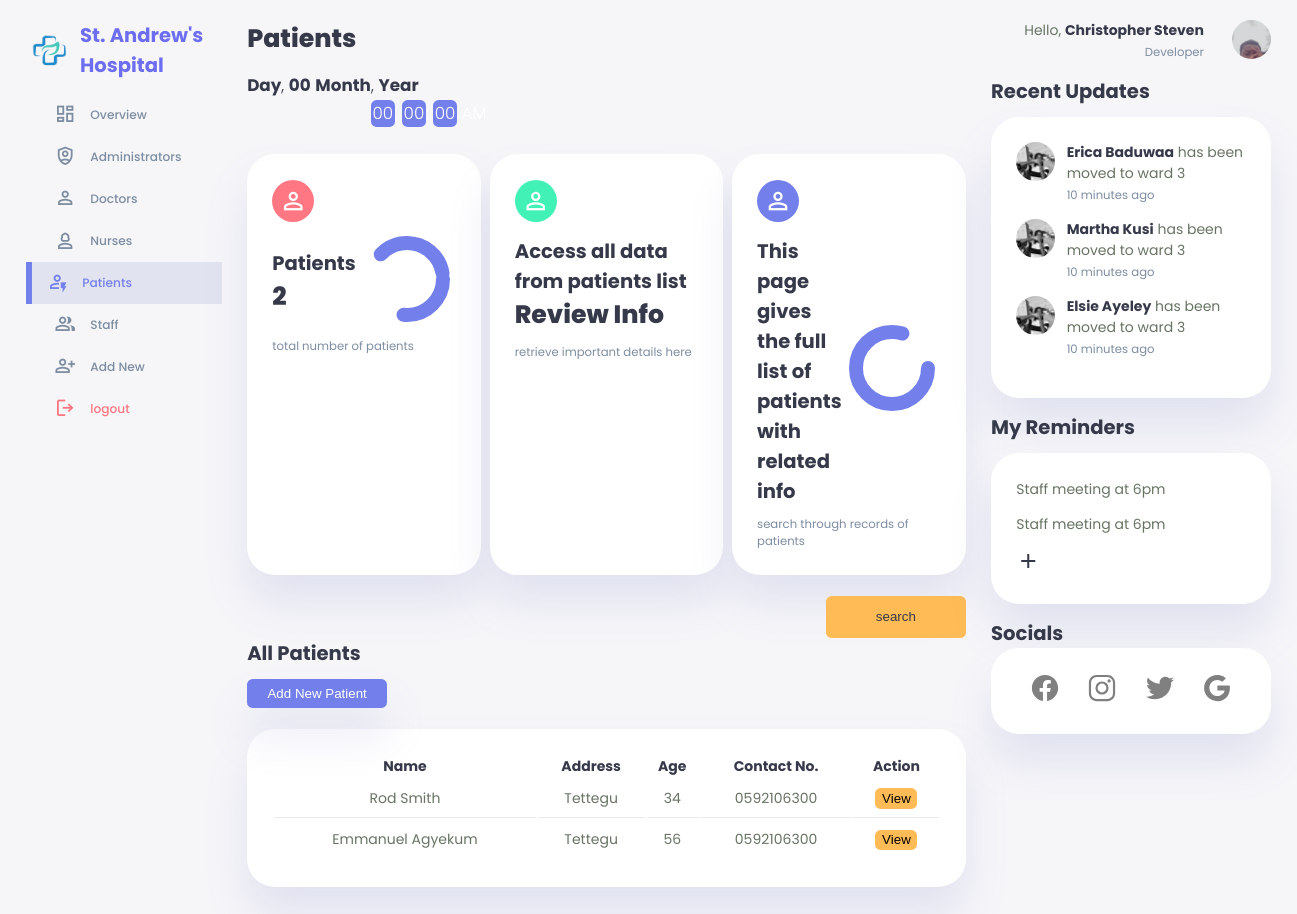
The app's page /developer/patientsdeveloper.php (signed in) with its own data.
### tables this page shows
CREATE TABLE `patients` (
  `id` int(11) NOT NULL,
  `firstname` varchar(255) NOT NULL,
  `lastname` varchar(255) NOT NULL,
  `othername` varchar(255) NOT NULL,
  `age` varchar(255) NOT NULL,
  `gender` varchar(255) NOT NULL,
  `date_of_birth` date NOT NULL,
  `address` varchar(255) NOT NULL,
  `gps_address` varchar(255) NOT NULL,
  `telephone1` varchar(255) NOT NULL,
  `telephone2` varchar(255) NOT NULL,
  `date_of_admission` date NOT NULL,
  `added_by` varchar(255) NOT NULL,
  `date_added` date NOT NULL,
  `patient_id` varchar(255) NOT NULL,
  `patient_complaints` varchar(255) NOT NULL,
  `doctor_diagnosis` varchar(255) NOT NULL,
  `doctor_prescription` varchar(255) NOT NULL,
  `next_appointment_date` date NOT NULL,
  `doctor_recommendation` varchar(255) NOT NULL,
  `doctor_patient_complaints` varchar(500) NOT NULL,
  `diagnosed_by` varchar(255) NOT NULL,
  `diagnosis_date_added` date NOT NULL
);

### developer/patientsdeveloper.php (the view, shortened to what this page needs)
<?php
include '../connection.php';
$username= $_SESSION['username'];
$sql= "SELECT * FROM `admins` WHERE username= '$username'";
$result= mysqli_query($con,$sql);
$row= mysqli_fetch_assoc($result);
$image= $row['image'];
$position=$row['position'];
$user_firstname= $row['firstname'];
$user_lastname= " ".$row['lastname'];
$user_fullname= $user_firstname.$user_lastname;
$sqlpatients= "SELECT * FROM `patients`";
$resultpatients= mysqli_query($con, $sqlpatients);
$numpatients=mysqli_num_rows($resultpatients);
?>
<!DOCTYPE html>
<html lang="en">
<head>
    <link rel="stylesheet" href="../css/dashboardhead.css">
</head>
<body onload="initClock()">
    <div class="container">
        <aside>
            <div class="top">
                <div class="logo">
                    <div class="ring"></div>
                    <img src="../developerimages/logo.png" alt="logo">
                    <h2 class="logo-name">St. Andrew's Hospital</span></h2>
                </div>
            </div>
            <div class="sidebar">
                <a href="./overviewdeveloper.php">
                    <span class="material-symbols-outlined">dashboard</span>
                    <h3>Overview</h3>
                </a>
                <a href="./adminsdeveloper.php">
                    <span class="material-symbols-outlined">shield_person</span>
                    <h3>Administrators</h3>
                </a>
                <a href="./doctorsdeveloper.php">
                    <span class="material-symbols-outlined">person</span>
                    <h3>Doctors</h3>
                </a>
                <a href="./nursesdeveloper.php">
                    <span class="material-symbols-outlined">person_3</span>
                    <h3>Nurses</h3>
                </a>
                <a href="./patientsdeveloper.php" class="active">
                    <span class="material-symbols-outlined">recent_patient</span>
                    <h3>Patients</h3>
                </a>
                <a href="./staffdeveloper.php">
                    <span class="material-symbols-outlined">group</span>
                    <h3>Staff</h3>
                </a>
                <a href="./addnewdeveloper.php">
                    <span class="material-symbols-outlined">person_add</span>
                    <h3>Add New</h3>
                </a>
                <a href="../logout.php">
                    <span class="material-symbols-outlined">logout</span>
                    <h3>logout</h3>
                </a>
            </div>
        </aside>
        <main>
            <h1>Patients</h1>
            <div class="datetime">
                <div class="date">
                    <b><span id="dayname">Day</span></b>,
                    <b><span id="daynum">00</span></b>
                    <b><span id="month">Month</span></b>,
                    <b><span id="year">Year</span></b>
                </div>
                <div class="time">
                    <span id="hours">00</span>:
                    <span id="minutes">00</span>:
                    <span id="seconds">00</span>
                    <span id="period">AM</span>
                </div>
            </div>
            <div class="insights">
                <div class="teaching-population">
                    <span class="material-symbols-outlined">person</span>
                    <div class="middle">
                        <div class="left">
                            <h2>Patients</h2>
                            <h1><?php echo $numpatients; ?></h1>
                        </div>
                        <div class="progress">
                            <svg>
                                <circle cx="38" cy="38" r="36"></circle>
                            </svg>
                            <div class="number">
                            </div>
                        </div>
                    </div>
                    <small class="text-muted">total number of patients</small>
                </div>
                <div class="non-teaching-population">
                    <span class="material-symbols-outlined">person</span>
                    <div class="middle">
                        <div class="left">
                            <h2>Access all data from patients list</h2>
                            <h1>Review Info</h1>
                        </div>
                    </div>
                    <small class="text-muted">retrieve important details here</small>
                </div>
                <div class="student-population">
                    <span class="material-symbols-outlined">person</span>
                    <div class="middle">
                        <div class="left">
                            <h2>This page gives the full list of patients with related info</h2>
                        </div>
                        <div class="progress">
                            <svg>
                                <circle cx="38" cy="38" r="36"></circle>
                            </svg>
                            <div class="number">
                            </div>
                        </div>
                    </div>
                    <small class="text-muted">search through records of patients</small>
                </div>
            </div>
            <div class="recent">
                 <div class="search">
                    <form class="search_box"action="./searchpatientdeveloper.php" method="get">
                        <input type="submit" value="search" name="search">
                    </form>
                </div>
                <h2>All Patients</h2>
                <button id="add-new-applicant" onclick="location.href='./addnewpatientdeveloper.php'">Add New Patient</button>
                <table>
                    <thead>
                        <tr>
                            <th>Name</th>
                            <th>Address</th>
                            <th>Age</th>
                            <th>Contact No.</th>
                            <th>Action</th>
                        </tr>
                    </thead>
                    <tbody>
                        <?php
                        include '../connection.php';
                        $sqldisplay= "SELECT * FROM `patients` ORDER BY id DESC LIMIT 4";
                        $resultdisplay= mysqli_query($con, $sqldisplay);
                        if($resultdisplay){
                            while($rowdisplay=mysqli_fetch_assoc($resultdisplay)){
                                $id=$rowdisplay['id'];
                                $age=$rowdisplay['age'];
                                $firstname=$rowdisplay['firstname'];
                                $lastname=" ".$rowdisplay['lastname'];
                                $othername=" ".$rowdisplay['othername'];
                                $telephone1=$rowdisplay['telephone1'];
                                $address=$rowdisplay['address'];
                                $fullname=$firstname.$lastname.$othername;
                                echo"
                                <tr>
                                    <td>$fullname</td>
                                    <td>$address</td>
                                    <td>$age</td>
                                    <td>$telephone1</td>
                                    <td><button id='view'  onclick=\"location.href = 'viewpatientdeveloper.php?viewid=".$id."'\">View</button></td>
                                </tr>
                                ";
                            }
                        }
                        ?>
                    </tbody>
                </table>
            </div>
        </main>
        <div class="right">
            <div class="top">
                <div class="profile" onclick="location.href='./developerprofile.php'">
                    <div class="info">
                        <p>Hello, <b><?php echo $user_fullname; ?></b></p>
                        <small class="text-muted"><?php echo $position; ?></small>
                    </div>
                    <div class="profile-photo">
                        <img src="<?php echo $image;?>" alt="">
                    </div>
                </div>
            </div>
            <div class="recent-updates">
                <h2>Recent Updates</h2>
                <div class="updates">
                    <div class="update">
                        <div class="profile-photo">
                           <img src="../developerimages/lizzy.jpg" alt="updated person profile 1">
                        </div>
                        <div class="message">
                           <p><b>Erica Baduwaa</b> has been moved to ward 3</p>
                           <small class="text-muted">10 minutes ago</small>
                        </div>
                    </div>
                    <div class="update">
                        <div class="profile-photo">
                            <img src="../developerimages/lizzy.jpg" alt="updated person profile 1">
                        </div>
                        <div class="message">
                            <p><b>Martha Kusi</b> has been moved to ward 3</p>
                            <small class="text-muted">10 minutes ago</small>
                        </div>
                    </div>
                    <div class="update">
                        <div class="profile-photo">
                           <img src="../developerimages/lizzy.jpg" alt="updated person profile 1">
                        </div>
                        <div class="message">
                            <p><b>Elsie Ayeley</b> has been moved to ward 3</p>
                           <small class="text-muted">10 minutes ago</small>
                        </div>
                    </div>
                </div>
            </div>
            <div class="notes-section">
                <h2>My Reminders</h2>
                <div class="notes">
                    <div class="note">
                        <p>Staff meeting at 6pm</p>
                    </div>
                    <div class="note">
                        <p>Staff meeting at 6pm</p>
                    </div>
                    <a href="./reminders.php">
                        <span class="material-symbols-outlined">add</span>
                    </a>
                </div>
            </div>
            <div class="socials-and-website">
                <h2>Socials</h2>
                <div class="social-icons">
                    <a href="https://www.facebook.com/" id="facebook">
                    </a>
                    <a href="https://www.instagram.com/" id="instagram">
                    </a>
                    <a href="https://www.twitter.com/" id="twitter">
                    </a>
                    <a href="https://www.google.com/" id="google">
                    </a>
                </div>
            </div>
        </div>
    </div>
</body>
</html>

### records on screen
patients: fullname "Rod Smith", address "Tettegu", age "34", telephone1 "0592106300"
patients: fullname "Emmanuel Agyekum", address "Tettegu", age "56", telephone1 "0592106300"

### other values on screen
$numpatients "2"
$user_fullname "Christopher Steven"
$position "Developer"
